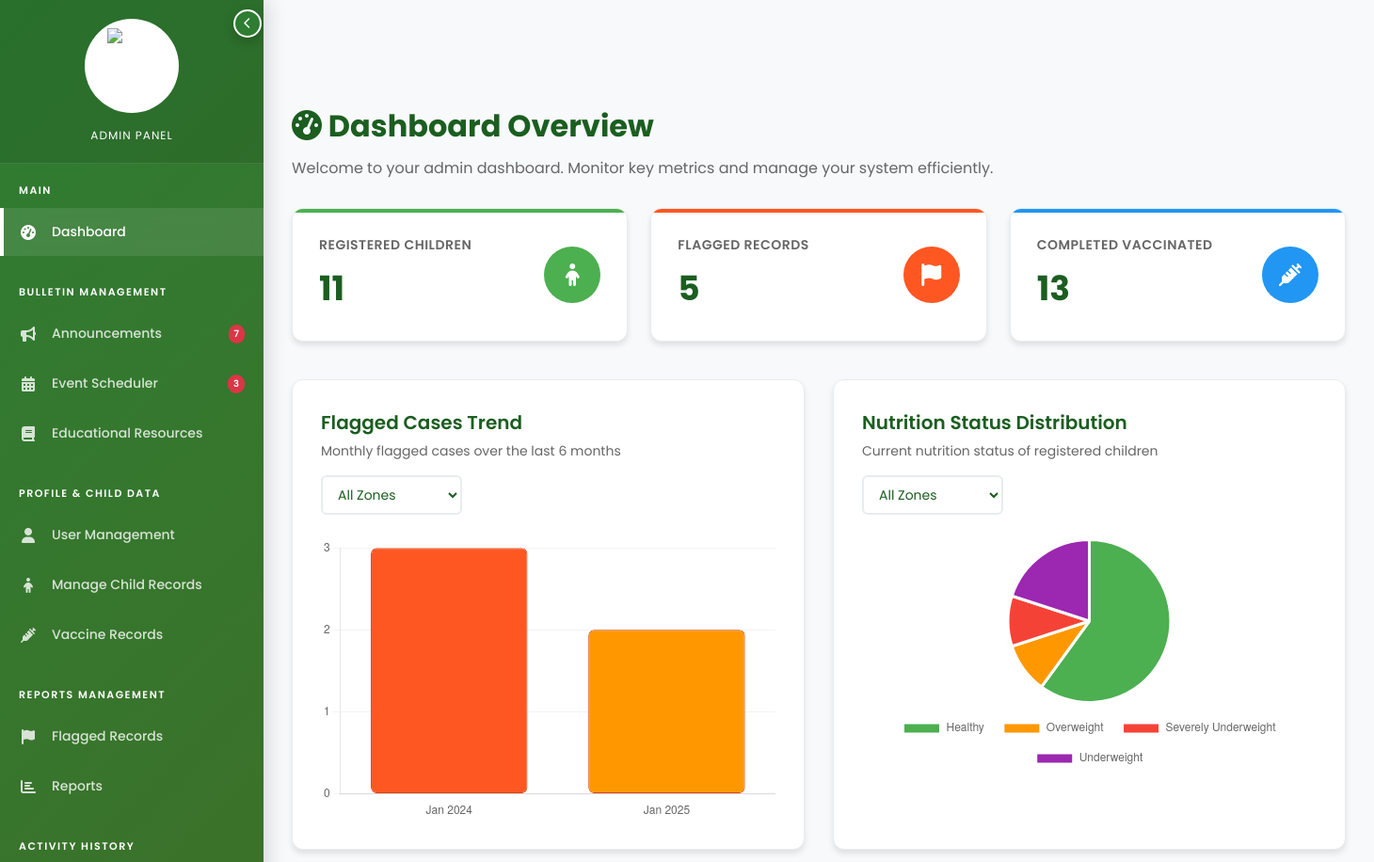
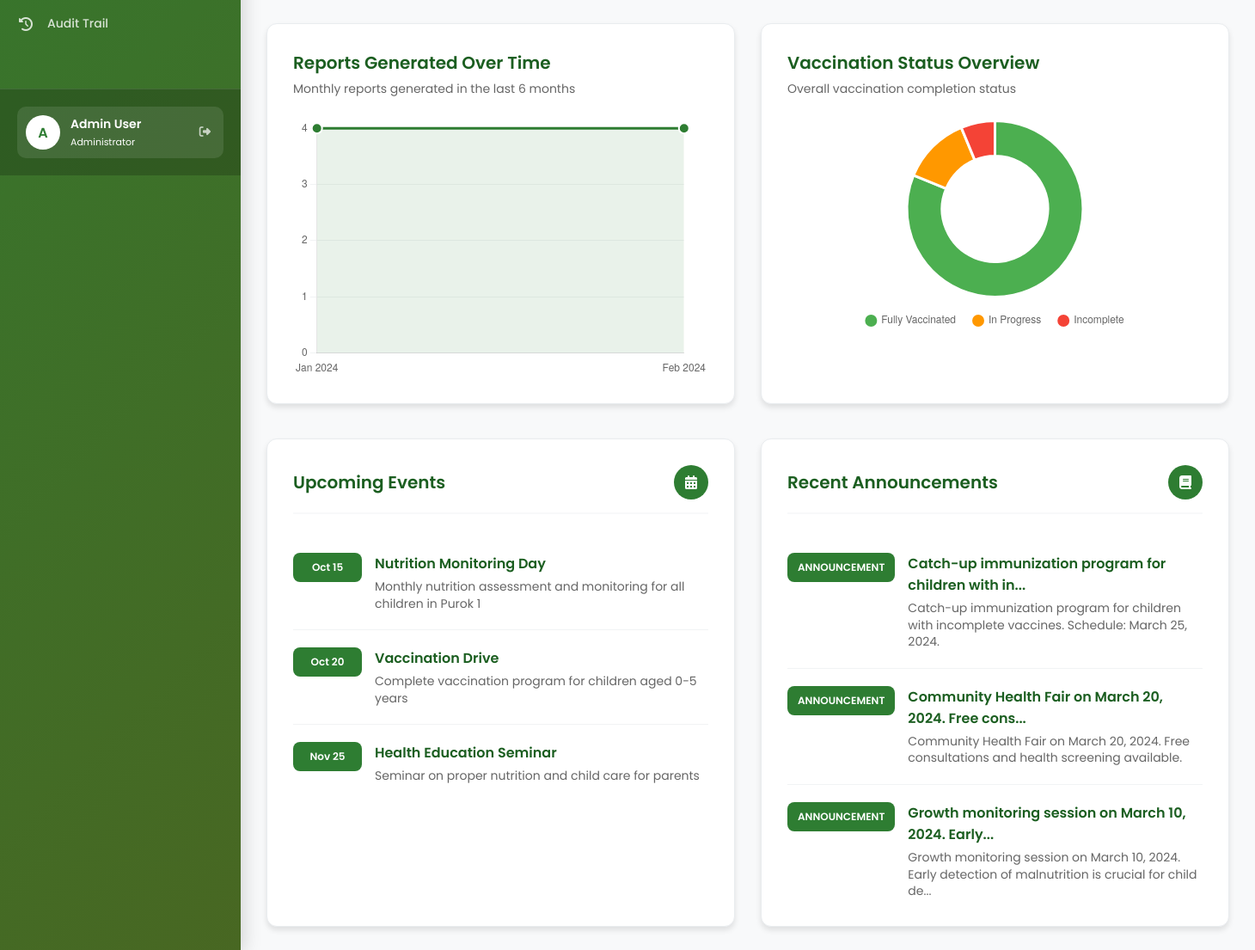
/admin/dashboard.php (signed in), run on an earlier commit of the app's database (2 pictures, top to bottom).
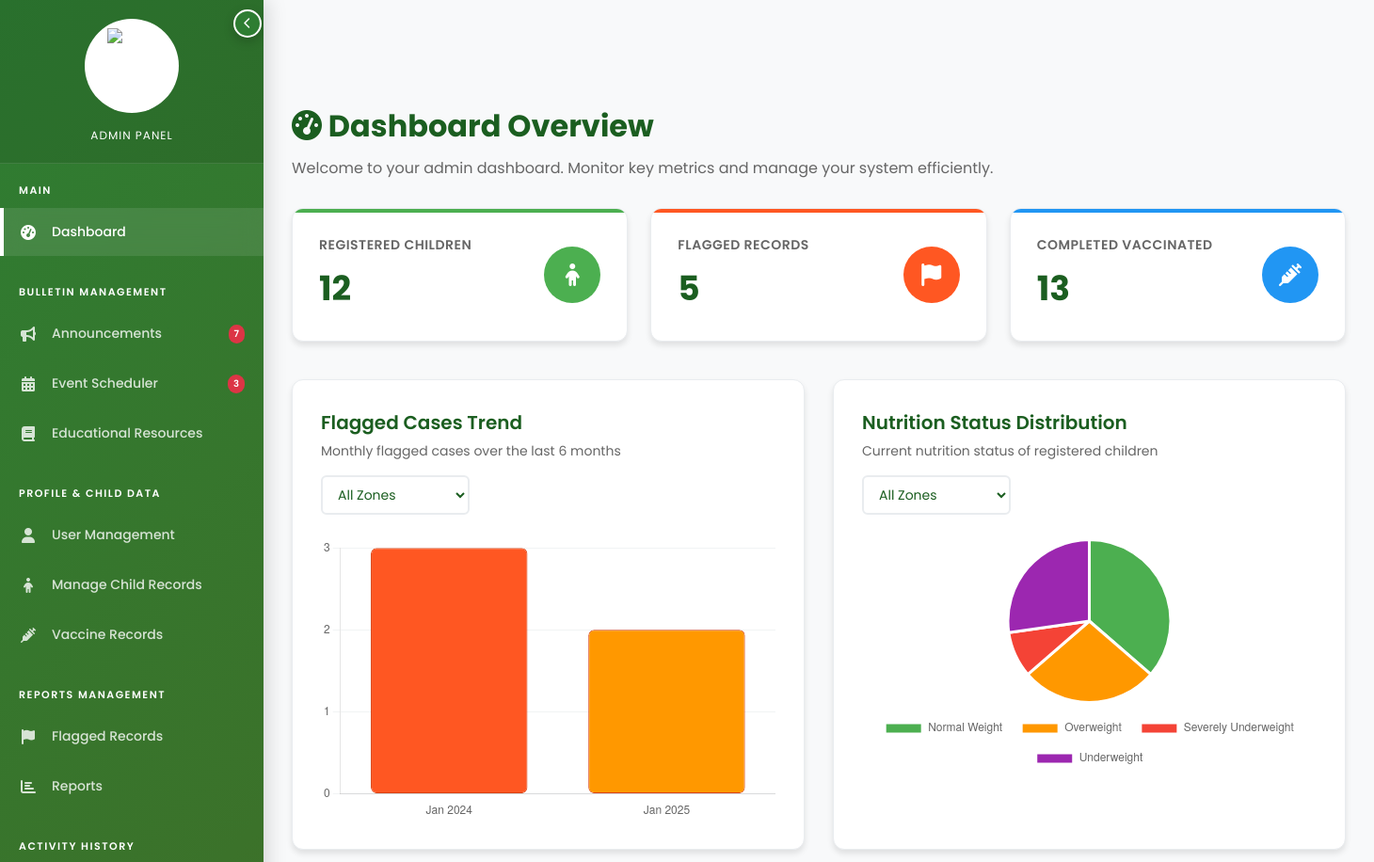
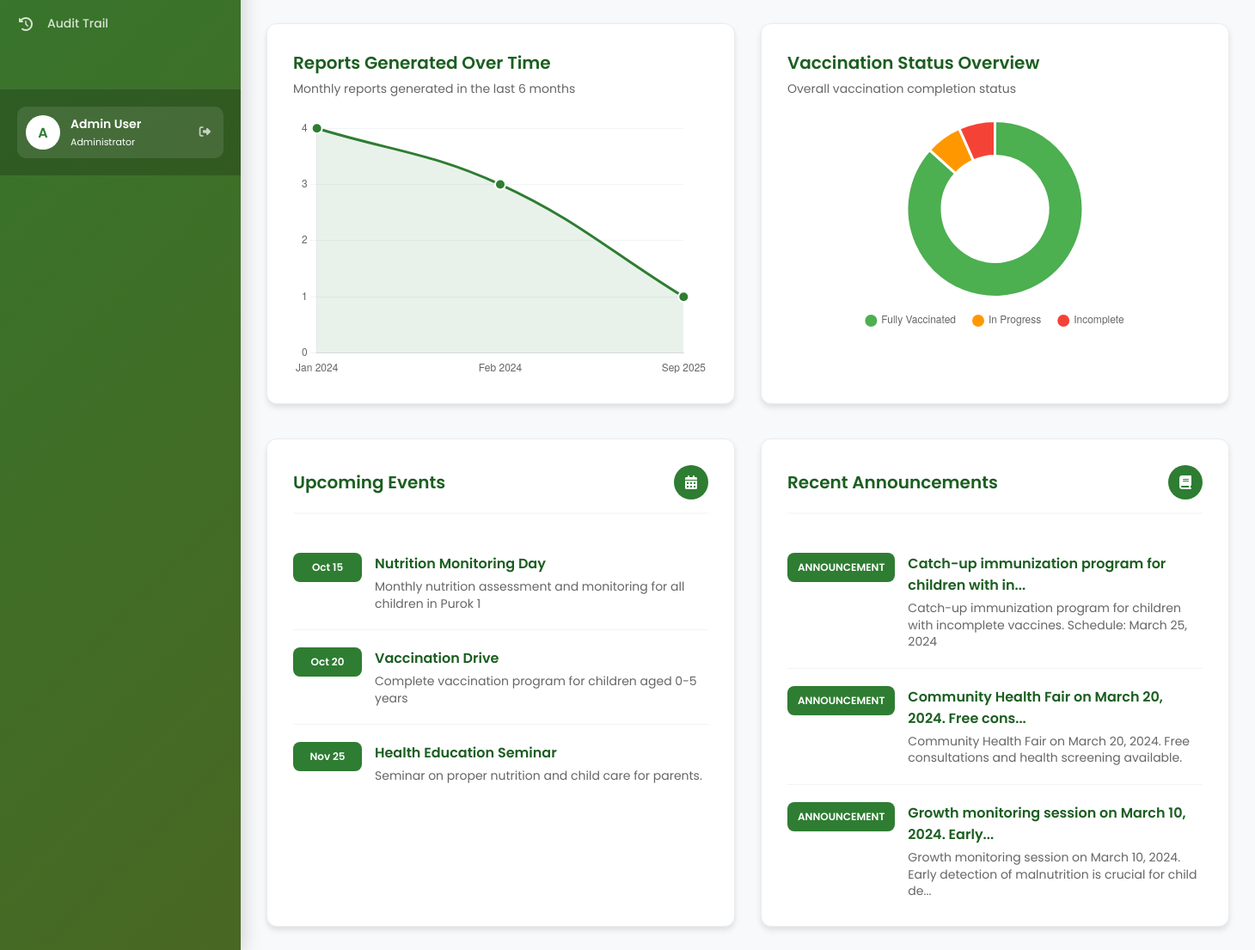
And on a later commit of the database (2 pictures, top to bottom).
### tables this page shows
CREATE TABLE `tbl_events` (
  `event_id` int(11) NOT NULL,
  `zone_id` int(11) DEFAULT NULL,
  `title` varchar(100) DEFAULT NULL,
  `description` text NOT NULL,
  `event_date` datetime DEFAULT NULL
);

CREATE TABLE `tbl_announcements` (
  `announcement_id` int(11) NOT NULL,
  `title` varchar(50) NOT NULL,
  `user_id` int(11) DEFAULT NULL,
  `zone_id` int(11) DEFAULT NULL,
  `content` text NOT NULL,
  `img_content` varchar(255) DEFAULT NULL,
  `post_date` datetime DEFAULT current_timestamp()
);

### admin/dashboard.php (the view, shortened to what the rows shown need)
<!DOCTYPE html>
<?php
include_once("../backend/config.php");
$upcoming_events_query = "SELECT * FROM tbl_events WHERE event_date >= NOW() ORDER BY event_date ASC LIMIT 5";
$upcoming_events_result = mysqli_query($conn, $upcoming_events_query);
$upcoming_events = [];
while ($row = mysqli_fetch_assoc($upcoming_events_result)) {
    $upcoming_events[] = $row;
}
$education_resources_query = "SELECT announcement_id, content as title, content as description, 'announcement' as type, post_date as created_at FROM tbl_announcements ORDER BY post_date DESC LIMIT 3";
$education_resources_result = mysqli_query($conn, $education_resources_query);
$education_resources = [];
while ($row = mysqli_fetch_assoc($education_resources_result)) {
    $education_resources[] = $row;
}
?>
<html lang="en">
<head>
    <link rel="stylesheet" href="../styles/general.css">
    <link rel="stylesheet" href="https://cdnjs.cloudflare.com/ajax/libs/font-awesome/6.7.2/css/all.min.css">
</head>
<body>
    <?php include "sidebar.php"; ?>
    <div class="main-content">
        <div class="dashboard-header">
            <h1 class="dashboard-title">
                <i class="fas fa-tachometer-alt"></i>
                Dashboard Overview
            </h1>
        </div>
        <div class="info-grid">
            <div class="info-card">
                <div class="info-content">
                    <?php if (count($upcoming_events) > 0): ?>
                        <?php foreach ($upcoming_events as $event): ?>
                            <div class="event-item">
                                <div class="event-date">
                                    <?php echo date('M d', strtotime($event['event_date'])); ?>
                                </div>
                                <div class="event-details">
                                    <h4 class="event-title"><?php echo htmlspecialchars($event['title']); ?></h4>
                                    <p class="event-description"><?php echo htmlspecialchars($event['description']); ?></p>
                                </div>
                            </div>
                        <?php endforeach; ?>
                    <?php endif; ?>
                </div>
            </div>
            <div class="info-card">
                <div class="info-content">
                    <?php if (count($education_resources) > 0): ?>
                        <?php foreach ($education_resources as $resource): ?>
                            <div class="resource-item">
                                <div class="resource-type">
                                    <?php echo strtoupper($resource['type']); ?>
                                </div>
                                <div class="resource-details">
                                    <h4 class="resource-title"><?php echo htmlspecialchars(substr($resource['title'], 0, 50)) . (strlen($resource['title']) > 50 ? '...' : ''); ?></h4>
                                    <p class="resource-description"><?php echo htmlspecialchars(substr($resource['description'], 0, 100)) . (strlen($resource['description']) > 100 ? '...' : ''); ?></p>
                                </div>
                            </div>
                        <?php endforeach; ?>
                    <?php endif; ?>
                </div>
            </div>
        </div>
    </div>
</body>
</html>

What changed in the data, as far as the page shows it:
changed tbl_events "Health Education Seminar": description "Seminar on proper nutrition and child care for parents" → "Seminar on proper nutrition and child care for parents."
changed tbl_announcements "Catch-up immunization program for children with in": content "Catch-up immunization program for children with incomplete vaccines. Schedule: March 25, 2024." → "Catch-up immunization program for children with incomplete vaccines. Schedule: March 25, 2024"
Also different on the page:
$registered_children: "11" → "12"
chart data {{ json_encode($nutrition_data) }}: [{"status_name":"Healthy","count":"6"},{"status_name":"Overweight","count":"1"},{"status_name":"Severely Underweight","count":"1"},{"status_name":"Underweight","count":"2"}] → [{"status_name":"Normal Weight","count":"4"},{"status_name":"Overweight","count":"3"},{"status_name":"Severely Underweight","count":"1"},{"status_name":"Underweight","count":"3"}]
chart data {{ json_encode(array_reverse($reports_data)) }}: [{"month":"2024-01","count":"4"},{"month":"2024-02","count":"4"}] → [{"month":"2024-01","count":"4"},{"month":"2024-02","count":"3"},{"month":"2025-09","count":"1"}]
chart data {{ json_encode($vaccination_data) }}: [{"vaccine_status":"Completed","count":"13"},{"vaccine_status":"Ongoing","count":"2"},{"vaccine_status":"Incomplete","count":"1"}] → [{"vaccine_status":"Completed","count":"13"},{"vaccine_status":"Ongoing","count":"1"},{"vaccine_status":"Incomplete","count":"1"}]
